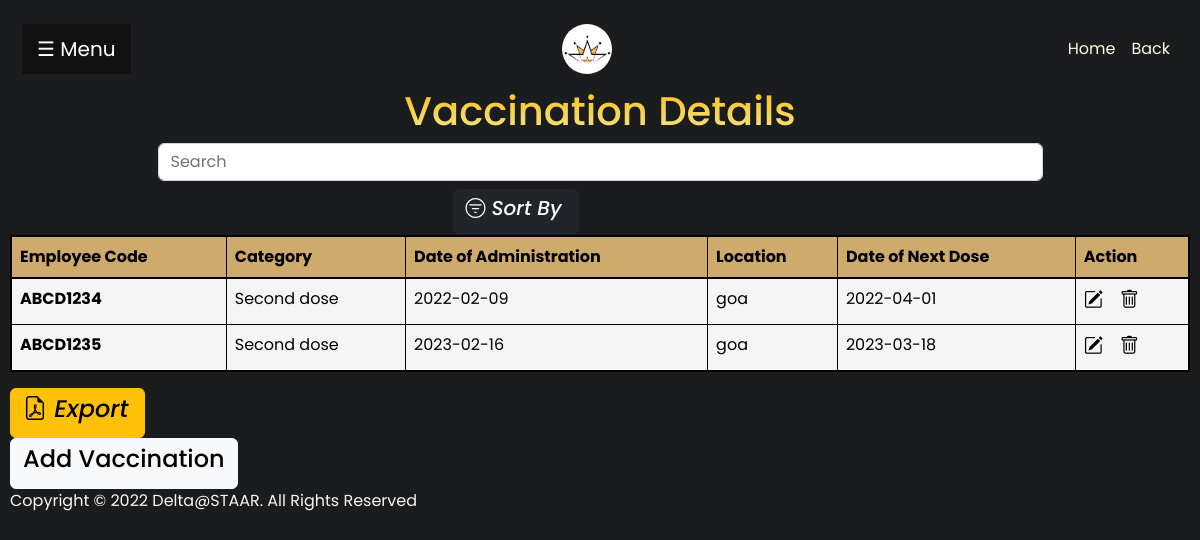
The page /views/hrm/vaccination_table.php (signed in) on the database its author committed.
### tables this page shows
CREATE TABLE `employee` (
  `emp_id` int(11) NOT NULL,
  `emp_code` varchar(10) NOT NULL,
  `fname` varchar(10) NOT NULL,
  `mname` varchar(10) NOT NULL,
  `lname` varchar(10) NOT NULL,
  `designation` int(11) NOT NULL,
  `dob` date NOT NULL,
  `contact` varchar(13) DEFAULT NULL,
  `address` varchar(100) NOT NULL,
  `state` varchar(10) NOT NULL,
  `country` varchar(10) NOT NULL,
  `pincode` int(11) NOT NULL,
  `email` varchar(255) DEFAULT NULL,
  `blood_group` varchar(4) DEFAULT NULL,
  `department` varchar(15) DEFAULT NULL,
  `joining_date` date DEFAULT NULL,
  `aadhaar_number` int(11) DEFAULT NULL,
  `salary` float DEFAULT NULL,
  `room_id` int(11) DEFAULT NULL,
  `role` int(11) DEFAULT NULL
);

CREATE TABLE `vaccination_category` (
  `category_name` varchar(20) NOT NULL,
  `category_id` int(11) NOT NULL
);

### views/hrm/vaccination_table.php (the view, shortened to what this page needs)
<?php
    include('../../controllers/vaccination_controller.php');
?>
<!DOCTYPE html>
<html lang="en">
<head>
    <link href="https://cdn.jsdelivr.net/npm/bootstrap@5.2.3/dist/css/bootstrap.min.css" rel="stylesheet">
    <link rel="stylesheet" href="https://cdn.jsdelivr.net/npm/bootstrap-icons@1.10.2/font/bootstrap-icons.css">
    <link rel="stylesheet" href="https://unpkg.com/tachyons@4.12.0/css/tachyons.min.css"/>
    <link rel="stylesheet" href="../../css/sidebar.css">
    <link rel="stylesheet" href="../../css/table.css">
</head>
<body class="bg">
    <nav class="navbar navbar-expand-lg navbar-dark f3 lh-copy fw5">
        <div class="container-fluid">
        <button class="openbtn" onclick="openNav()">&#9776; Menu</button>
        <a class="navbar-brand" href="#">
                <img src="../../images/logo-no-name.png" height="50px" alt="Deltin Logo" class="d-inline-block align-text-top"
                    style="border-radius: 50px;">
            </a>
            <ul class="navbar-nav justify-content-end">
                <li class="nav-item">
                    <a class="nav-link active" aria-current="page" href="../dashboard.php">Home</a>
                </li>
                <li class="nav-item">
                    <a class="nav-link active" id="adminlogin" onmouseover="this.style.cursor='pointer'" onclick = "history.back()" >Back</a>
                </li>
            </ul>
        </div>
    </nav>
    <div class="table-header">
    <h1 class="tc f1 lh-title spr">Vaccination Details</h1>
    <div class="fl w-75 form-outline srch">
        <input type="search" id="form1" class="form-control" placeholder="Search" aria-label="Search" oninput="search()" />
    </div>
    <div class="fl w-25 tr">
        <button class="btn btn-dark">
            <h5><i class="bi bi-filter-circle"> Sort By</i></h5>
        </button>
    </div>
    </div>
    <div class="table-div">
        <?php $results = mysqli_query($conn, "select employee.emp_code emp_code,vaccination_category.category_name category_name,last_dose.date_of_administration date_of_administration,last_dose.category_id category_id,last_dose.vaccination_id vaccination_id,last_dose.location location,last_dose.date_of_next_dose date_of_next_dose from employee join last_dose on employee.emp_id=last_dose.emp_id join vaccination_category on vaccination_category.category_id=last_dose.category_id"); ?>
        <div class="pa1 table-responsive">
            <table class="table table-bordered tc">
                <thead>
                    <tr>
                    <th scope="col">Employee Code</th>
                    <th scope="col">Category</th>
                    <th scope="col">Date of Administration</th>
                    <th scope="col">Location</th>
                    <th scope="col">Date of Next Dose</th>
                    <th scope="col" colspan="2">Action</th>
                    </tr>
                </thead>
                <tbody>
                    <?php while ($row = mysqli_fetch_array($results)) { ?>
                    <tr>
                    <th scope="row"><?php echo $row['emp_code']; ?></th>
                        <td>
                            <?php echo $row['category_name']; ?>
                        </td>
                        <td>
                            <?php echo $row['date_of_administration']; ?>
                        </td>
                        <td>
                            <?php echo $row['location']; ?>
                        </td>
                        <td>
                            <?php echo $row['date_of_next_dose']; ?>
                        </td>
                        <td>
                            <a href="./vaccination.php?edit=<?php echo '%27' ?><?php echo $row['vaccination_id']; ?><?php echo '%27' ?>"
                                class="edit_btn"><i class="bi bi-pencil-square" style="font-size: 1.2rem; color: black;"></i>
                            </a>
                            <a href="../../controllers/vaccination_controller.php?del=<?php echo '%27' ?><?php echo $row['vaccination_id']; ?><?php echo '%27' ?>"
                                class="del_btn"><i class="bi bi-trash" style="font-size: 1.2rem; color: black;"></i>
                            </a>
                        </td>
                    </tr>
                    <?php } ?>
                </tbody>
            </table>
        </div>
    </div>
    <div class="table-footer pa4">
        <div class="fl w-75 tl">
            <button class="btn btn-warning">
                <h4><i class="bi bi-file-earmark-pdf"> Export</i></h4>
            </button>
        </div>
        <div class="fl w-25 tr">
            <button class="btn btn-light">
                <h4><a href="vaccination.php">Add Vaccination</a></h4>
            </button>
        </div>
    </div>
    <footer class="tc f3 lh-copy mt4">Copyright &copy; 2022 Delta@STAAR. All Rights Reserved</footer>
</body>
</html>

### css/sidebar.css (style rules this page uses)
.navbar-brand { text-align: center; display: inline-table; position: relative; }
i { padding-right: 0.25rem; }
.openbtn { font-size: 20px; cursor: pointer; background-color: #111; color: white; padding: 10px 15px; border: none; }

### css/table.css (style rules this page uses)
body { padding: 10px; font-family: 'Bungee Spice', cursive; font-family: 'Poppins', sans-serif; background-color: #1b1c1e; }
.active { background: -webkit-linear-gradient(#f5f5c4, #fdfff9); -webkit-background-clip: text; -webkit-text-fill-color: transparent; }
.spr { background: -webkit-linear-gradient(#FEBE10, #F0E68C); -webkit-background-clip: text; -webkit-text-fill-color: transparent; }
.table-header { align-items: center; justify-items: center; align-content: center; justify-content: center; }
thead { color: black; background-color: #ceaa6d; border: 2px solid black; }
tbody { color: black; background-color: whitesmoke; border: 2px solid black; }
a { text-decoration: none; color: black; }
footer { color: whitesmoke; }

### rows shown on the page
employee: emp_code "ABCD1234", vaccination_category.category_name "Second dose", date_of_administration "2022-02-09", location "goa", date_of_next_dose "2022-04-01"
employee: emp_code "ABCD1235", vaccination_category.category_name "Second dose", date_of_administration "2023-02-16", location "goa", date_of_next_dose "2023-03-18"
